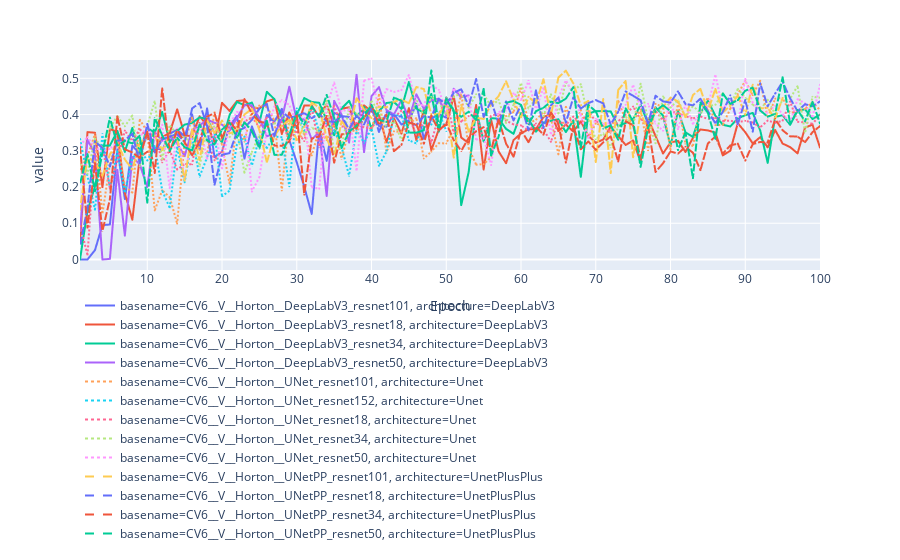

Notebook cell for this chart:
### Markdown cell above
#### Performance per Epoch IoU

### Code cell
df_val_melt = df_val.melt(id_vars=id_vars, value_vars=['IoU']).sort_values(by='Epoch')
p = px.line(df_val_melt.sort_values(by=['Epoch', 'architecture', 'backbone']), x='Epoch' , y='value' , color='basename', line_dash='architecture', line_group='backbone')
p.update_layout(legend_orientation='h', )

### Figure 1 — Plotly figure (JSON) as saved in the notebook; plotly's stock layout.template omitted (floating-point values rounded to 4 significant figures; data arrays with more than 128 entries replaced by an {"elided": "..."} marker saying what was removed)
{"data": [{"hoverlabel": {"namelength": 0}, "hovertemplate": "basename=CV6__V__Horton__DeepLabV3_resnet101<br>architecture=DeepLabV3<br>backbone=resnet101<br>Epoch=%{x}<br>value=%{y}", "legendgroup": "basename=CV6__V__Horton__DeepLabV3_resnet101, architecture=DeepLabV3", "line": {"color": "#636efa", "dash": "solid"}, "mode": "lines", "name": "basename=CV6__V__Horton__DeepLabV3_resnet101, architecture=DeepLabV3", "showlegend": true, "type": "scattergl", "x": [1, 1, 2, 2, 3, 3, 4, 4, 5, 5, 6, 6, 7, 7, 8, 8, 9, 9, 10, 10, 11, 11, 12, 12, 13, 13, 14, 14, 15, 15, 16, 16, 17, 17, 18, 18, 19, 19, 20, 20, 21, 21, 22, 22, 23, 23, 24, 24, 25, 25, 26, 26, 27, 27, 28, 28, 29, 29, 30, 30, 31, 31, 32, 32, 33, 33, 34, 34, 35, 35, 36, 36, 37, 37, 38, 38, 39, 39, 40, 40, 41, 41, 42, 42, 43, 43, 44, 44, 45, 45, 46, 46, 47, 47, 48, 48, 49, 49, 50, 50], "xaxis": "x", "y": [0.0001795, 0.0001795, 0, 0, 0.02579, 0.02579, 0.09483, 0.09483, 0.09664, 0.09664, 0.3038, 0.3038, 0.167, 0.167, 0.3138, 0.3138, 0.2921, 0.2921, 0.3433, 0.3433, 0.3069, 0.3069, 0.3028, 0.3028, 0.3468, 0.3468, 0.3583, 0.3583, 0.3397, 0.3397, 0.4, 0.4, 0.3034, 0.3034, 0.4169, 0.4169, 0.2824, 0.2824, 0.2979, 0.2979, 0.3684, 0.3684, 0.3961, 0.3961, 0.2785, 0.2785, 0.3673, 0.3673, 0.3123, 0.3123, 0.3987, 0.3987, 0.3807, 0.3807, 0.4157, 0.4157, 0.3294, 0.3294, 0.2681, 0.2681, 0.2007, 0.2007, 0.1259, 0.1259, 0.3595, 0.3595, 0.2723, 0.2723, 0.4046, 0.4046, 0.3959, 0.3959, 0.3929, 0.3929, 0.3652, 0.3652, 0.4088, 0.4088, 0.4158, 0.4158, 0.3684, 0.3684, 0.3663, 0.3663, 0.4019, 0.4019, 0.3727, 0.3727, 0.382, 0.382, 0.4292, 0.4292, 0.3333, 0.3333, 0.3886, 0.3886, 0.4016, 0.4016, 0.3914, 0.3914], "yaxis": "y"}, {"hoverlabel": {"namelength": 0}, "hovertemplate": "basename=CV6__V__Horton__DeepLabV3_resnet18<br>architecture=DeepLabV3<br>backbone=resnet18<br>Epoch=%{x}<br>value=%{y}", "legendgroup": "basename=CV6__V__Horton__DeepLabV3_resnet18, architecture=DeepLabV3", "line": {"color": "#EF553B", "dash": "solid"}, "mode": "lines", "name": "basename=CV6__V__Horton__DeepLabV3_resnet18, architecture=DeepLabV3", "showlegend": true, "type": "scattergl", "x": {"elided": "200 int values"}, "xaxis": "x", "y": {"elided": "200 float values"}, "yaxis": "y"}, {"hoverlabel": {"namelength": 0}, "hovertemplate": "basename=CV6__V__Horton__DeepLabV3_resnet34<br>architecture=DeepLabV3<br>backbone=resnet34<br>Epoch=%{x}<br>value=%{y}", "legendgroup": "basename=CV6__V__Horton__DeepLabV3_resnet34, architecture=DeepLabV3", "line": {"color": "#00cc96", "dash": "solid"}, "mode": "lines", "name": "basename=CV6__V__Horton__DeepLabV3_resnet34, architecture=DeepLabV3", "showlegend": true, "type": "scattergl", "x": {"elided": "200 int values"}, "xaxis": "x", "y": {"elided": "200 float values"}, "yaxis": "y"}, {"hoverlabel": {"namelength": 0}, "hovertemplate": "basename=CV6__V__Horton__DeepLabV3_resnet50<br>architecture=DeepLabV3<br>backbone=resnet50<br>Epoch=%{x}<br>value=%{y}", "legendgroup": "basename=CV6__V__Horton__DeepLabV3_resnet50, architecture=DeepLabV3", "line": {"color": "#ab63fa", "dash": "solid"}, "mode": "lines", "name": "basename=CV6__V__Horton__DeepLabV3_resnet50, architecture=DeepLabV3", "showlegend": true, "type": "scattergl", "x": [1, 1, 2, 2, 3, 3, 4, 4, 5, 5, 6, 6, 7, 7, 8, 8, 9, 9, 10, 10, 11, 11, 12, 12, 13, 13, 14, 14, 15, 15, 16, 16, 17, 17, 18, 18, 19, 19, 20, 20, 21, 21, 22, 22, 23, 23, 24, 24, 25, 25, 26, 26, 27, 27, 28, 28, 29, 29, 30, 30, 31, 31, 32, 32, 33, 33, 34, 34, 35, 35, 36, 36, 37, 37, 38, 38, 39, 39, 40, 40, 41, 41, 42, 42, 43, 43, 44, 44, 45, 45, 46, 46, 47, 47, 48, 48, 49, 49, 50, 50, 51, 51, 52, 52, 53, 53], "xaxis": "x", "y": [0.07811, 0.07811, 0.3301, 0.3301, 0.2908, 0.2908, 9.556e-06, 9.556e-06, 0.001778, 0.001778, 0.2469, 0.2469, 0.06581, 0.06581, 0.2832, 0.2832, 0.2621, 0.2621, 0.2004, 0.2004, 0.3513, 0.3513, 0.3277, 0.3277, 0.3391, 0.3391, 0.3202, 0.3202, 0.2853, 0.2853, 0.3579, 0.3579, 0.3695, 0.3695, 0.3865, 0.3865, 0.3772, 0.3772, 0.3722, 0.3722, 0.355, 0.355, 0.3907, 0.3907, 0.4257, 0.4257, 0.4254, 0.4254, 0.3893, 0.3893, 0.3402, 0.3402, 0.3465, 0.3465, 0.3874, 0.3874, 0.4767, 0.4767, 0.384, 0.384, 0.3876, 0.3876, 0.331, 0.331, 0.3518, 0.3518, 0.1754, 0.1754, 0.4378, 0.4378, 0.3997, 0.3997, 0.3228, 0.3228, 0.5097, 0.5097, 0.2965, 0.2965, 0.4507, 0.4507, 0.4756, 0.4756, 0.4124, 0.4124, 0.4004, 0.4004, 0.4395, 0.4395, 0.3881, 0.3881, 0.4559, 0.4559, 0.4158, 0.4158, 0.4396, 0.4396, 0.4439, 0.4439, 0.3969, 0.3969, 0.4711, 0.4711, 0.4476, 0.4476, 0.453, 0.453], "yaxis": "y"}, {"hoverlabel": {"namelength": 0}, "hovertemplate": "basename=CV6__V__Horton__UNet_resnet101<br>architecture=Unet<br>backbone=resnet101<br>Epoch=%{x}<br>value=%{y}", "legendgroup": "basename=CV6__V__Horton__UNet_resnet101, architecture=Unet", "line": {"color": "#FFA15A", "dash": "dot"}, "mode": "lines", "name": "basename=CV6__V__Horton__UNet_resnet101, architecture=Unet", "showlegend": true, "type": "scattergl", "x": {"elided": "200 int values"}, "xaxis": "x", "y": {"elided": "200 float values"}, "yaxis": "y"}, {"hoverlabel": {"namelength": 0}, "hovertemplate": "basename=CV6__V__Horton__UNet_resnet152<br>architecture=Unet<br>backbone=resnet152<br>Epoch=%{x}<br>value=%{y}", "legendgroup": "basename=CV6__V__Horton__UNet_resnet152, architecture=Unet", "line": {"color": "#19d3f3", "dash": "dot"}, "mode": "lines", "name": "basename=CV6__V__Horton__UNet_resnet152, architecture=Unet", "showlegend": true, "type": "scattergl", "x": [1, 1, 2, 2, 3, 3, 4, 4, 5, 5, 6, 6, 7, 7, 8, 8, 9, 9, 10, 10, 11, 11, 12, 12, 13, 13, 14, 14, 15, 15, 16, 16, 17, 17, 18, 18, 19, 19, 20, 20, 21, 21, 22, 22, 23, 23, 24, 24, 25, 25, 26, 26, 27, 27, 28, 28, 29, 29, 30, 30, 31, 31, 32, 32, 33, 33, 34, 34, 35, 35, 36, 36, 37, 37, 38, 38, 39, 39, 40, 40, 41, 41, 42, 42, 43, 43, 44, 44, 45, 45, 46, 46, 47, 47, 48, 48, 49, 49, 50, 50], "xaxis": "x", "y": [0.3336, 0.3336, 0.2299, 0.2299, 0.1373, 0.1373, 0.3457, 0.3457, 0.1968, 0.1968, 0.2987, 0.2987, 0.1857, 0.1857, 0.2786, 0.2786, 0.3031, 0.3031, 0.2732, 0.2732, 0.3139, 0.3139, 0.1902, 0.1902, 0.1426, 0.1426, 0.3098, 0.3098, 0.2131, 0.2131, 0.3353, 0.3353, 0.229, 0.229, 0.2818, 0.2818, 0.349, 0.349, 0.1745, 0.1745, 0.1897, 0.1897, 0.3189, 0.3189, 0.339, 0.339, 0.2592, 0.2592, 0.3383, 0.3383, 0.3077, 0.3077, 0.3397, 0.3397, 0.3373, 0.3373, 0.2021, 0.2021, 0.4167, 0.4167, 0.3517, 0.3517, 0.4206, 0.4206, 0.353, 0.353, 0.3767, 0.3767, 0.3568, 0.3568, 0.3097, 0.3097, 0.2312, 0.2312, 0.3562, 0.3562, 0.3219, 0.3219, 0.3625, 0.3625, 0.2586, 0.2586, 0.2982, 0.2982, 0.3985, 0.3985, 0.3983, 0.3983, 0.3292, 0.3292, 0.3204, 0.3204, 0.3781, 0.3781, 0.3722, 0.3722, 0.4068, 0.4068, 0.3548, 0.3548], "yaxis": "y"}, {"hoverlabel": {"namelength": 0}, "hovertemplate": "basename=CV6__V__Horton__UNet_resnet18<br>architecture=Unet<br>backbone=resnet18<br>Epoch=%{x}<br>value=%{y}", "legendgroup": "basename=CV6__V__Horton__UNet_resnet18, architecture=Unet", "line": {"color": "#FF6692", "dash": "dot"}, "mode": "lines", "name": "basename=CV6__V__Horton__UNet_resnet18, architecture=Unet", "showlegend": true, "type": "scattergl", "x": {"elided": "200 int values"}, "xaxis": "x", "y": {"elided": "200 float values"}, "yaxis": "y"}, {"hoverlabel": {"namelength": 0}, "hovertemplate": "basename=CV6__V__Horton__UNet_resnet34<br>architecture=Unet<br>backbone=resnet34<br>Epoch=%{x}<br>value=%{y}", "legendgroup": "basename=CV6__V__Horton__UNet_resnet34, architecture=Unet", "line": {"color": "#B6E880", "dash": "dot"}, "mode": "lines", "name": "basename=CV6__V__Horton__UNet_resnet34, architecture=Unet", "showlegend": true, "type": "scattergl", "x": {"elided": "200 int values"}, "xaxis": "x", "y": {"elided": "200 float values"}, "yaxis": "y"}, {"hoverlabel": {"namelength": 0}, "hovertemplate": "basename=CV6__V__Horton__UNet_resnet50<br>architecture=Unet<br>backbone=resnet50<br>Epoch=%{x}<br>value=%{y}", "legendgroup": "basename=CV6__V__Horton__UNet_resnet50, architecture=Unet", "line": {"color": "#FF97FF", "dash": "dot"}, "mode": "lines", "name": "basename=CV6__V__Horton__UNet_resnet50, architecture=Unet", "showlegend": true, "type": "scattergl", "x": {"elided": "200 int values"}, "xaxis": "x", "y": {"elided": "200 float values"}, "yaxis": "y"}, {"hoverlabel": {"namelength": 0}, "hovertemplate": "basename=CV6__V__Horton__UNetPP_resnet101<br>architecture=UnetPlusPlus<br>backbone=resnet101<br>Epoch=%{x}<br>value=%{y}", "legendgroup": "basename=CV6__V__Horton__UNetPP_resnet101, architecture=UnetPlusPlus", "line": {"color": "#FECB52", "dash": "dash"}, "mode": "lines", "name": "basename=CV6__V__Horton__UNetPP_resnet101, architecture=UnetPlusPlus", "showlegend": true, "type": "scattergl", "x": {"elided": "190 int values"}, "xaxis": "x", "y": {"elided": "190 float values"}, "yaxis": "y"}, {"hoverlabel": {"namelength": 0}, "hovertemplate": "basename=CV6__V__Horton__UNetPP_resnet18<br>architecture=UnetPlusPlus<br>backbone=resnet18<br>Epoch=%{x}<br>value=%{y}", "legendgroup": "basename=CV6__V__Horton__UNetPP_resnet18, architecture=UnetPlusPlus", "line": {"color": "#636efa", "dash": "dash"}, "mode": "lines", "name": "basename=CV6__V__Horton__UNetPP_resnet18, architecture=UnetPlusPlus", "showlegend": true, "type": "scattergl", "x": {"elided": "200 int values"}, "xaxis": "x", "y": {"elided": "200 float values"}, "yaxis": "y"}, {"hoverlabel": {"namelength": 0}, "hovertemplate": "basename=CV6__V__Horton__UNetPP_resnet34<br>architecture=UnetPlusPlus<br>backbone=resnet34<br>Epoch=%{x}<br>value=%{y}", "legendgroup": "basename=CV6__V__Horton__UNetPP_resnet34, architecture=UnetPlusPlus", "line": {"color": "#EF553B", "dash": "dash"}, "mode": "lines", "name": "basename=CV6__V__Horton__UNetPP_resnet34, architecture=UnetPlusPlus", "showlegend": true, "type": "scattergl", "x": {"elided": "200 int values"}, "xaxis": "x", "y": {"elided": "200 float values"}, "yaxis": "y"}, {"hoverlabel": {"namelength": 0}, "hovertemplate": "basename=CV6__V__Horton__UNetPP_resnet50<br>architecture=UnetPlusPlus<br>backbone=resnet50<br>Epoch=%{x}<br>value=%{y}", "legendgroup": "basename=CV6__V__Horton__UNetPP_resnet50, architecture=UnetPlusPlus", "line": {"color": "#00cc96", "dash": "dash"}, "mode": "lines", "name": "basename=CV6__V__Horton__UNetPP_resnet50, architecture=UnetPlusPlus", "showlegend": true, "type": "scattergl", "x": {"elided": "200 int values"}, "xaxis": "x", "y": {"elided": "200 float values"}, "yaxis": "y"}], "layout": {"legend": {"orientation": "h", "tracegroupgap": 0}, "margin": {"t": 60}, "xaxis": {"anchor": "y", "domain": [0, 1], "title": {"text": "Epoch"}}, "yaxis": {"anchor": "x", "domain": [0, 1], "title": {"text": "value"}}}}
